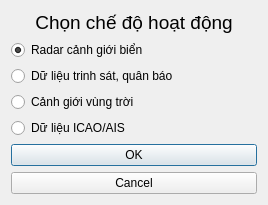
<?xml version="1.0" encoding="UTF-8"?>
<ui version="4.0">
 <class>DialogModeSelect</class>
 <widget class="QDialog" name="DialogModeSelect">
  <property name="geometry">
   <rect>
    <x>0</x>
    <y>0</y>
    <width>268</width>
    <height>191</height>
   </rect>
  </property>
  <property name="windowTitle">
   <string>Chọn chế độ làm việc</string>
  </property>
  <layout class="QGridLayout" name="gridLayout">
   <item row="2" column="0">
    <widget class="QRadioButton" name="radioButton_2">
     <property name="text">
      <string>Dữ liệu trinh sát, quân báo</string>
     </property>
     <property name="autoExclusive">
      <bool>true</bool>
     </property>
    </widget>
   </item>
   <item row="0" column="0">
    <widget class="QLabel" name="label">
     <property name="font">
      <font>
       <pointsize>14</pointsize>
      </font>
     </property>
     <property name="text">
      <string>Chọn chế độ hoạt động</string>
     </property>
     <property name="alignment">
      <set>Qt::AlignCenter</set>
     </property>
     <property name="wordWrap">
      <bool>true</bool>
     </property>
    </widget>
   </item>
   <item row="1" column="0">
    <widget class="QRadioButton" name="radioButton">
     <property name="text">
      <string>Radar cảnh giới biển</string>
     </property>
     <property name="checked">
      <bool>true</bool>
     </property>
     <property name="autoExclusive">
      <bool>true</bool>
     </property>
    </widget>
   </item>
   <item row="3" column="0">
    <widget class="QRadioButton" name="radioButton_3">
     <property name="text">
      <string>Cảnh giới vùng trời</string>
     </property>
     <property name="autoExclusive">
      <bool>true</bool>
     </property>
    </widget>
   </item>
   <item row="4" column="0">
    <widget class="QRadioButton" name="radioButton_4">
     <property name="text">
      <string>Dữ liệu ICAO/AIS</string>
     </property>
     <property name="autoExclusive">
      <bool>true</bool>
     </property>
    </widget>
   </item>
   <item row="5" column="0">
    <widget class="QPushButton" name="pushButton">
     <property name="text">
      <string>OK</string>
     </property>
    </widget>
   </item>
   <item row="6" column="0">
    <widget class="QPushButton" name="pushButton_2">
     <property name="text">
      <string>Cancel</string>
     </property>
    </widget>
   </item>
  </layout>
 </widget>
 <resources/>
 <connections/>
</ui>
